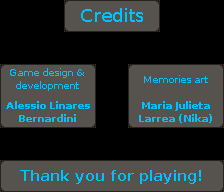

The image is a tile-based game level rendered from a .tmx file. Its description and source (layers, tilesets, objects; grid data summarised) follow:
An orthogonal 7x6 tile map with 32x32 px tiles, 1 tile layer (Tile Layer 1).

<map version="1.0" orientation="orthogonal" renderorder="right-down" width="7" height="6" tilewidth="32" tileheight="32" backgroundcolor="#000000" nextobjectid="1">
 <tileset firstgid="1" name="credits" tilewidth="32" tileheight="32">
  <image source="../drawable/credits.png" width="192" height="128" />
 </tileset>
 <layer name="Tile Layer 1" width="7" height="6">
  <data>[42 cells, 22 non-empty, 22 distinct tile ids]</data>
 </layer>
</map>